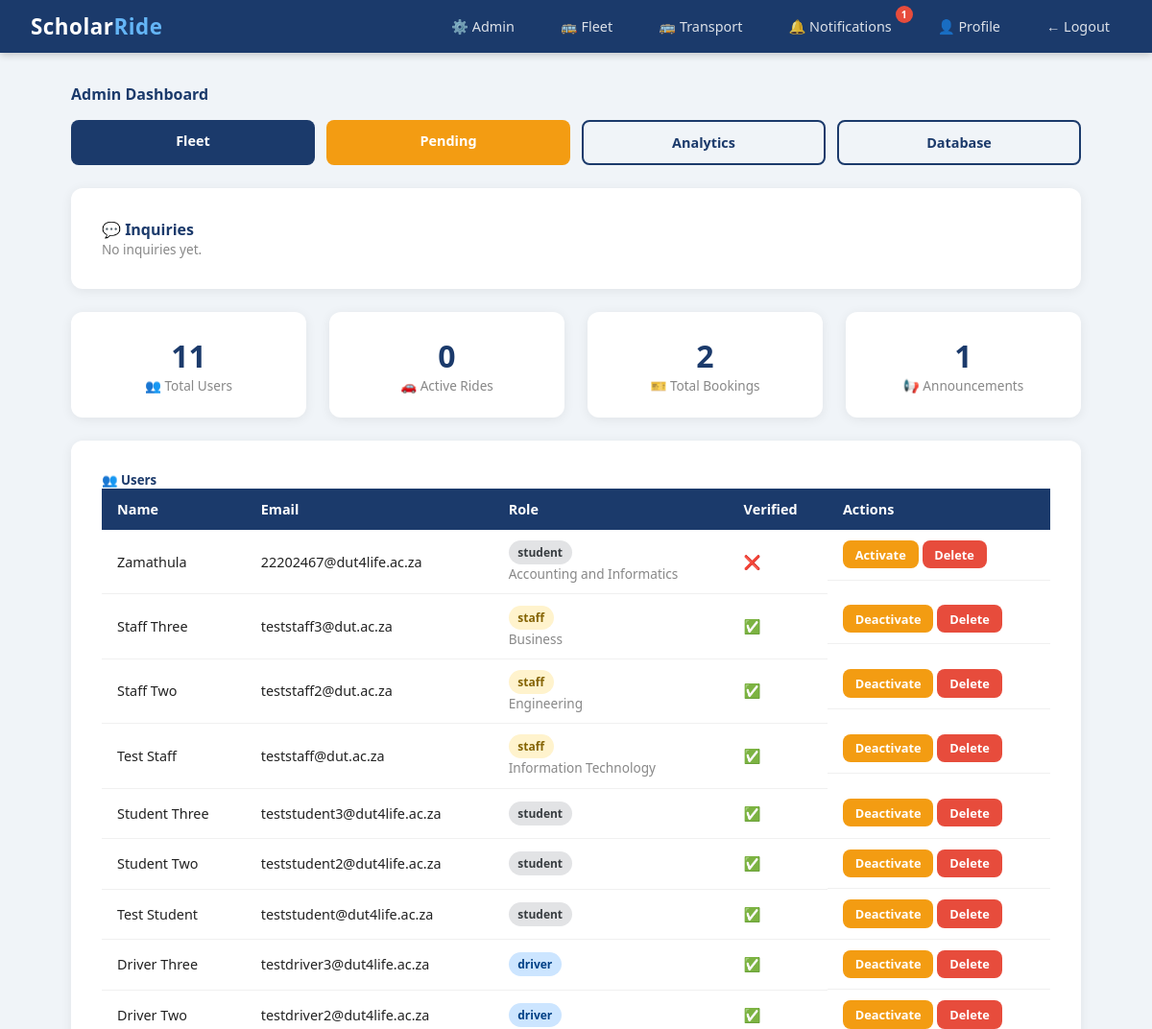
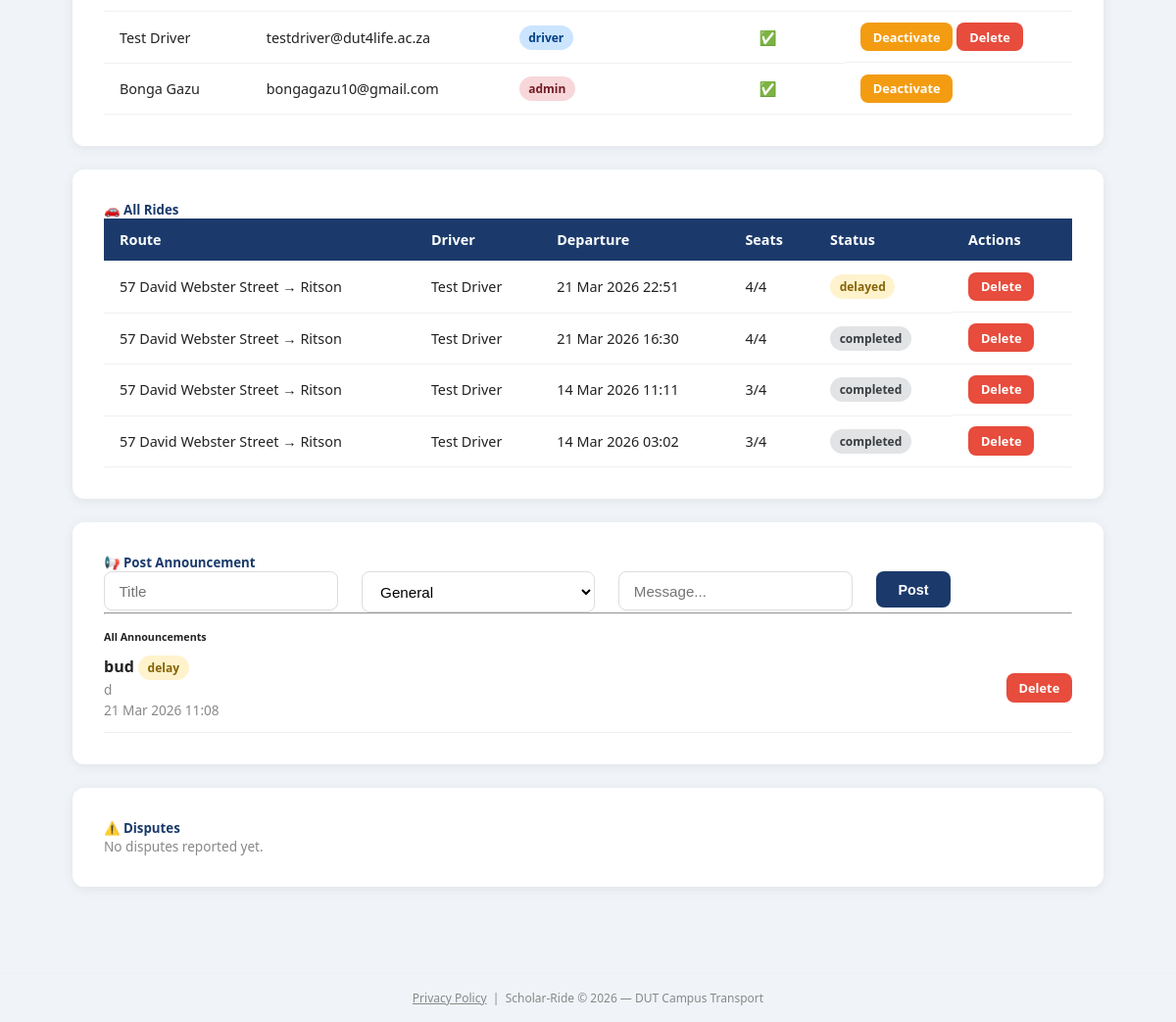
The page /admin (signed in) on the database its author committed (2 pictures, top to bottom).
### scholar_ride/models.py (models this page shows)
class User(db.Model, UserMixin):
    id = db.Column(db.Integer, primary_key=True)
    student_number = db.Column(db.String(20), unique=True, nullable=True)
    staff_number = db.Column(db.String(20), unique=True, nullable=True)
    full_name = db.Column(db.String(100), nullable=False)
    email = db.Column(db.String(120), unique=True, nullable=False)
    phone = db.Column(db.String(20), nullable=False)
    password_hash = db.Column(db.String(128), nullable=False)
    role = db.Column(db.String(20), default='student')
    department = db.Column(db.String(100), nullable=True)
    verified = db.Column(db.Boolean, default=False)
    approval_status = db.Column(db.String(20), default='pending')
    otp = db.Column(db.String(6), nullable=True)
    created_at = db.Column(db.DateTime, default=datetime.utcnow)
    driver_code = db.Column(db.String(20), nullable=True)
    rides = db.relationship('Ride', backref='driver', lazy=True)
    bookings = db.relationship('Booking', backref='student', lazy=True)
    session_token = db.Column(db.String(100), nullable=True)

class Ride(db.Model):
    id = db.Column(db.Integer, primary_key=True)
    driver_id = db.Column(db.Integer, db.ForeignKey('user.id'), nullable=False)
    origin = db.Column(db.String(200), nullable=False)
    destination = db.Column(db.String(200), nullable=False)
    departure_time = db.Column(db.DateTime, nullable=False)
    available_seats = db.Column(db.Integer, nullable=False)
    total_seats = db.Column(db.Integer, nullable=False)
    status = db.Column(db.String(20), default='active')
    created_at = db.Column(db.DateTime, default=datetime.utcnow)
    bookings = db.relationship('Booking', backref='ride', lazy=True)
    vehicle_type = db.Column(db.String(50), nullable=True)
    vehicle_model = db.Column(db.String(100), nullable=True)
    registration_number = db.Column(db.String(20), nullable=True)
    completed_at = db.Column(db.DateTime, nullable=True)

class Announcement(db.Model):
    id = db.Column(db.Integer, primary_key=True)
    admin_id = db.Column(db.Integer, db.ForeignKey('user.id'), nullable=False)
    title = db.Column(db.String(200), nullable=False)
    body = db.Column(db.Text, nullable=False)
    category = db.Column(db.String(50))
    created_at = db.Column(db.DateTime, default=sast_now)

### scholar_ride/routes/admin.py (the view)
@admin.route('/admin')
@login_required
@admin_required
def dashboard():
    users = User.query.order_by(User.created_at.desc()).all()
    announcements = Announcement.query.order_by(Announcement.created_at.desc()).all()
    all_rides = Ride.query.order_by(Ride.created_at.desc()).all()
    disputes = Dispute.query.order_by(Dispute.created_at.desc()).all()
    total_users = User.query.count()
    active_rides = Ride.query.filter_by(status='active').count()
    total_bookings = Booking.query.count()
    total_announcements = Announcement.query.count()
    pending_count = User.query.filter_by(approval_status='pending').count()
    inquiries =Inquiry.query.order_by(Inquiry.created_at.desc()).all()
    return render_template('admin/dashboard.html',
                           users=users,
                           announcements=announcements,
                           all_rides=all_rides,
                           disputes=disputes,
                           total_users=total_users,
                           active_rides=active_rides,
                           total_bookings=total_bookings,
                           total_announcements=total_announcements,
                           pending_count=pending_count,
                           inquiries=inquiries
                           )

### scholar_ride/templates/admin/dashboard.html (shortened to what this page needs)
{% extends "base.html" %}
{% block content %}
<div style="margin-bottom:1.5rem;">
    <h4 style="color:#1B3A6B; margin-bottom:1rem;">Admin Dashboard</h4>
    <div style="display:grid; grid-template-columns: repeat(auto-fit, minmax(140px, 1fr)); gap:0.75rem;">
        <a href="/admin/fleet" class="btn btn-primary" style="text-align:center; padding:0.75rem;">
            Fleet
        </a>
        <a href="/admin/registrations" class="btn btn-warning" style="text-align:center; padding:0.75rem;">
            Pending
        </a>
        <a href="/admin/analytics" class="btn btn-outline" style="text-align:center; padding:0.75rem;">
            Analytics
        </a>
        <a href="/admin/database" class="btn btn-outline" style="text-align:center; padding:0.75rem;">
            Database
        </a>
    </div>
</div>
<div class="card p-3 mt-3 mb-4">
    <h4 style="color:#1B3A6B;" class="mb-3">💬 Inquiries</h4>
    {% if inquiries %}
        {% for inquiry in inquiries %}
        <div style="border-bottom:1px solid #f0f0f0; padding-bottom:1rem; margin-bottom:1rem;">
            <div class="d-flex justify-between align-center">
                <div>
                    <strong>{{ inquiry.user.full_name }}</strong>
                    <span class="badge {% if inquiry.status == 'open' %}badge-danger{% else %}badge-success{% endif %}" style="margin-left:0.5rem;">
                        {{ inquiry.status }}
                    </span>
                    <br>
                    <small class="text-muted">{{ inquiry.subject }}</small>
                </div>
                <small class="text-muted">{{ inquiry.created_at.strftime('%d %b %Y %H:%M') }}</small>
            </div>
            <p class="mt-1 mb-2">{{ inquiry.message }}</p>
            {% if inquiry.reply %}
            <div style="background:#f8faff; border-radius:8px; padding:0.75rem; margin-bottom:0.75rem;">
                <small style="color:#1B3A6B; font-weight:600;">Admin Reply:</small>
                <p class="mb-0" style="font-size:0.9rem;">{{ inquiry.reply }}</p>
            </div>
            {% endif %}
            <div style="display:flex; gap:0.5rem; flex-wrap:wrap;">
                {% if inquiry.status == 'open' %}
                <form method="POST" action="/inquiries/{{ inquiry.id }}/reply" style="display:flex; gap:0.5rem; flex:1;">
                    <input type="text" name="reply" class="form-control"
                           placeholder="Type your reply..." required style="font-size:0.85rem;">
                    <button type="submit" class="btn btn-sm btn-primary">Reply</button>
                </form>
                {% endif %}
                <a href="/inquiries/{{ inquiry.id }}/delete"
                   class="btn btn-sm btn-danger"
                   onclick="return confirm('Delete this inquiry?')">
                    🗑️ Delete
                </a>
            </div>
        </div>
        {% endfor %}
    {% else %}
        <p class="text-muted">No inquiries yet.</p>
    {% endif %}
</div>
<div class="row mb-4">
    <div class="col">
        <div class="stat-card">
            <div class="stat-number">{{ total_users }}</div>
            <div class="stat-label">👥 Total Users</div>
        </div>
    </div>
    <div class="col">
        <div class="stat-card">
            <div class="stat-number">{{ active_rides }}</div>
            <div class="stat-label">🚗 Active Rides</div>
        </div>
    </div>
    <div class="col">
        <div class="stat-card">
            <div class="stat-number">{{ total_bookings }}</div>
            <div class="stat-label">🎫 Total Bookings</div>
        </div>
    </div>
    <div class="col">
        <div class="stat-card">
            <div class="stat-number">{{ total_announcements }}</div>
            <div class="stat-label">📢 Announcements</div>
        </div>
    </div>
</div>
<div class="card p-3 mb-4" style="margin-top: 1.5rem;">
    <h5 style="color:#1B3A6B;" class="mb-3">👥 Users</h5>
    <div style="overflow-x:auto;">
        <table>
            <thead>
                <tr>
                    <th>Name</th>
                    <th>Email</th>
                    <th>Role</th>
                    <th>Verified</th>
                    <th>Actions</th>
                </tr>
            </thead>
            <tbody>
                {% for user in users %}
                <tr>
                    <td>{{ user.full_name }}</td>
                    <td>{{ user.email }}</td>
                    <td>
                        <span class="badge
                            {% if user.role == 'admin' %}badge-danger
                            {% elif user.role == 'driver' %}badge-primary
                            {% elif user.role == 'staff' %}badge-warning
                            {% else %}badge-secondary{% endif %}">
                            {{ user.role }}
                        </span>
                        {% if user.department %}
                        <br><small class="text-muted">{{ user.department }}</small>
                        {% endif %}
                    </td>
                    <td>{% if user.verified %}✅{% else %}❌{% endif %}</td>
                    <td style="display:flex; gap:4px;">
                        <a href="/admin/users/{{ user.id }}/toggle"
                           class="btn btn-sm btn-warning">
                            {% if user.verified %}Deactivate{% else %}Activate{% endif %}
                        </a>
                        {% if user.id != current_user.id %}
                        <a href="/admin/users/{{ user.id }}/delete"
                           class="btn btn-sm btn-danger"
                           onclick="return confirm('Delete {{ user.full_name }}?')">
                            Delete
                        </a>
                        {% endif %}
                    </td>
                </tr>
                {% endfor %}
            </tbody>
        </table>
    </div>
</div>
<div class="card p-3 mb-4">
    <h5 style="color:#1B3A6B;" class="mb-3">🚗 All Rides</h5>
    <div style="overflow-x:auto;">
        <table>
            <thead>
                <tr>
                    <th>Route</th>
                    <th>Driver</th>
                    <th>Departure</th>
                    <th>Seats</th>
                    <th>Status</th>
                    <th>Actions</th>
                </tr>
            </thead>
            <tbody>
                {% for ride in all_rides %}
                <tr>
                    <td>{{ ride.origin }} → {{ ride.destination }}</td>
                    <td>{{ ride.driver.full_name }}</td>
                    <td>{{ ride.departure_time.strftime('%d %b %Y %H:%M') }}</td>
                    <td>{{ ride.available_seats }}/{{ ride.total_seats }}</td>
                    <td>
                        <span class="badge
                            {% if ride.status == 'active' %}badge-success
                            {% elif ride.status == 'cancelled' %}badge-danger
                            {% elif ride.status == 'delayed' %}badge-warning
                            {% else %}badge-secondary{% endif %}">
                            {{ ride.status }}
                        </span>
                    </td>
                    <td style="display:flex; gap:4px;">
                        <a href="/admin/rides/{{ ride.id }}/delete"
                           class="btn btn-sm btn-danger"
                           onclick="return confirm('Delete this ride?')">
                            Delete
                        </a>
                    </td>
                </tr>
                {% endfor %}
            </tbody>
        </table>
    </div>
</div>
<div class="card p-3 mb-4">
    <h5 style="color:#1B3A6B;" class="mb-3">📢 Post Announcement</h5>
    <form method="POST" action="/admin/announcements">
        <div class="row">
            <div class="col">
                <input type="text" name="title" class="form-control"
                       placeholder="Title" required>
            </div>
            <div class="col">
                <select name="category" class="form-control">
                    <option value="general">General</option>
                </select>
            </div>
            <div class="col">
                <input type="text" name="body" class="form-control"
                       placeholder="Message..." required>
            </div>
            <div class="col" style="flex:0 0 auto;">
                <button type="submit" class="btn btn-primary">Post</button>
            </div>
        </div>
    </form>
    <hr>
    <h6 class="mt-2">All Announcements</h6>
    {% if announcements %}
        {% for ann in announcements %}
        <div class="d-flex justify-between align-center" style="border-bottom:1px solid #f0f0f0; padding:0.75rem 0;">
            <div>
                <strong>{{ ann.title }}</strong>
                <span class="badge ms-1
                    {% if ann.category == 'breakdown' %}badge-danger
                    {% elif ann.category == 'delay' %}badge-warning
                    {% elif ann.category == 'cancellation' %}badge-danger
                    {% else %}badge-info{% endif %}">
                    {{ ann.category }}
                </span>
                <p class="mb-0 text-muted">{{ ann.body }}</p>
                <small class="text-muted">{{ ann.created_at.strftime('%d %b %Y %H:%M') }}</small>
            </div>
            <a href="/admin/announcements/{{ ann.id }}/delete"
               class="btn btn-sm btn-danger"
               onclick="return confirm('Delete this announcement?')">
                Delete
            </a>
        </div>
        {% endfor %}
    {% else %}
        <p class="text-muted">No announcements yet.</p>
    {% endif %}
</div>
<div class="card p-3 mb-4">
    <h5 style="color:#1B3A6B;" class="mb-3">⚠️ Disputes</h5>
    {% if disputes %}
        {% for dispute in disputes %}
        <div style="border-bottom:1px solid #f0f0f0; padding-bottom:1rem; margin-bottom:1rem;">
            <div class="d-flex justify-between align-center">
                <div>
                    <strong>Reported by:</strong>
                    {{ dispute.reported_by_user.full_name if dispute.reported_by_user else 'Unknown' }}
                    <span style="margin:0 0.5rem;">against</span>
                    <strong>{{ dispute.reported_against_user.full_name if dispute.reported_against_user else 'Unknown' }}</strong>
                    <span class="badge {% if dispute.status == 'open' %}badge-danger{% else %}badge-success{% endif %}" style="margin-left:0.5rem;">
                        {{ dispute.status }}
                    </span>
                </div>
                <small class="text-muted">{{ dispute.created_at.strftime('%d %b %Y') }}</small>
            </div>
            <p class="mt-1 mb-2">{{ dispute.description }}</p>
            <div class="d-flex gap-1">
                {% if dispute.status == 'open' %}
                <form method="POST" action="/admin/disputes/{{ dispute.id }}/resolve" style="display:flex; gap:4px;">
                    <select name="action" class="form-control" style="padding:0.3rem; font-size:0.8rem; width:auto;">
                        <option value="warn">Warn User</option>
                        <option value="ban">Ban User</option>
                    </select>
                    <button type="submit" class="btn btn-sm btn-warning">Resolve</button>
                </form>
                {% endif %}
                <a href="/admin/disputes/{{ dispute.id }}/delete"
                   class="btn btn-sm btn-danger"
                   onclick="return confirm('Delete this dispute?')">
                    Delete
                </a>
            </div>
        </div>
        {% endfor %}
    {% else %}
        <p class="text-muted">No disputes reported yet.</p>
    {% endif %}
</div>
{% endblock %}

### rows shown on the page
User: full_name "Zamathula", email "22202467@dut4life.ac.za", role "student", department "Accounting and Informatics", verified "Activate"
User: full_name "Staff Three", email "teststaff3@dut.ac.za", role "staff", department "Business", verified "Deactivate"
User: full_name "Staff Two", email "teststaff2@dut.ac.za", role "staff", department "Engineering", verified "Deactivate"
User: full_name "Test Staff", email "teststaff@dut.ac.za", role "staff", department "Information Technology", verified "Deactivate"
User: full_name "Student Three", email "teststudent3@dut4life.ac.za", role "student", verified "Deactivate"
User: full_name "Student Two", email "teststudent2@dut4life.ac.za", role "student", verified "Deactivate"
User: full_name "Test Student", email "teststudent@dut4life.ac.za", role "student", verified "Deactivate"
User: full_name "Driver Three", email "testdriver3@dut4life.ac.za", role "driver", verified "Deactivate"
User: full_name "Driver Two", email "testdriver2@dut4life.ac.za", role "driver", verified "Deactivate"
User: full_name "Test Driver", email "testdriver@dut4life.ac.za", role "driver", verified "Deactivate"
User: full_name "Bonga Gazu", email "bongagazu10@gmail.com", role "admin", verified "Deactivate"
Ride: origin "57 David Webster Street", destination "Ritson", driver.full_name "Test Driver", departure_time "21 Mar 2026 22:51", available_seats "4", total_seats "4", status "delayed"
Ride: origin "57 David Webster Street", destination "Ritson", driver.full_name "Test Driver", departure_time "21 Mar 2026 16:30", available_seats "4", total_seats "4", status "completed"
Ride: origin "57 David Webster Street", destination "Ritson", driver.full_name "Test Driver", departure_time "14 Mar 2026 11:11", available_seats "3", total_seats "4", status "completed"
Ride: origin "57 David Webster Street", destination "Ritson", driver.full_name "Test Driver", departure_time "14 Mar 2026 03:02", available_seats "3", total_seats "4", status "completed"
Announcement: title "bud", category "delay", body "d", created_at "21 Mar 2026 11:08"

### other values the page prints
{{ unread_count }} "1"
{{ total_users }} "11"
{{ active_rides }} "0"
{{ total_bookings }} "2"
{{ total_announcements }} "1"
